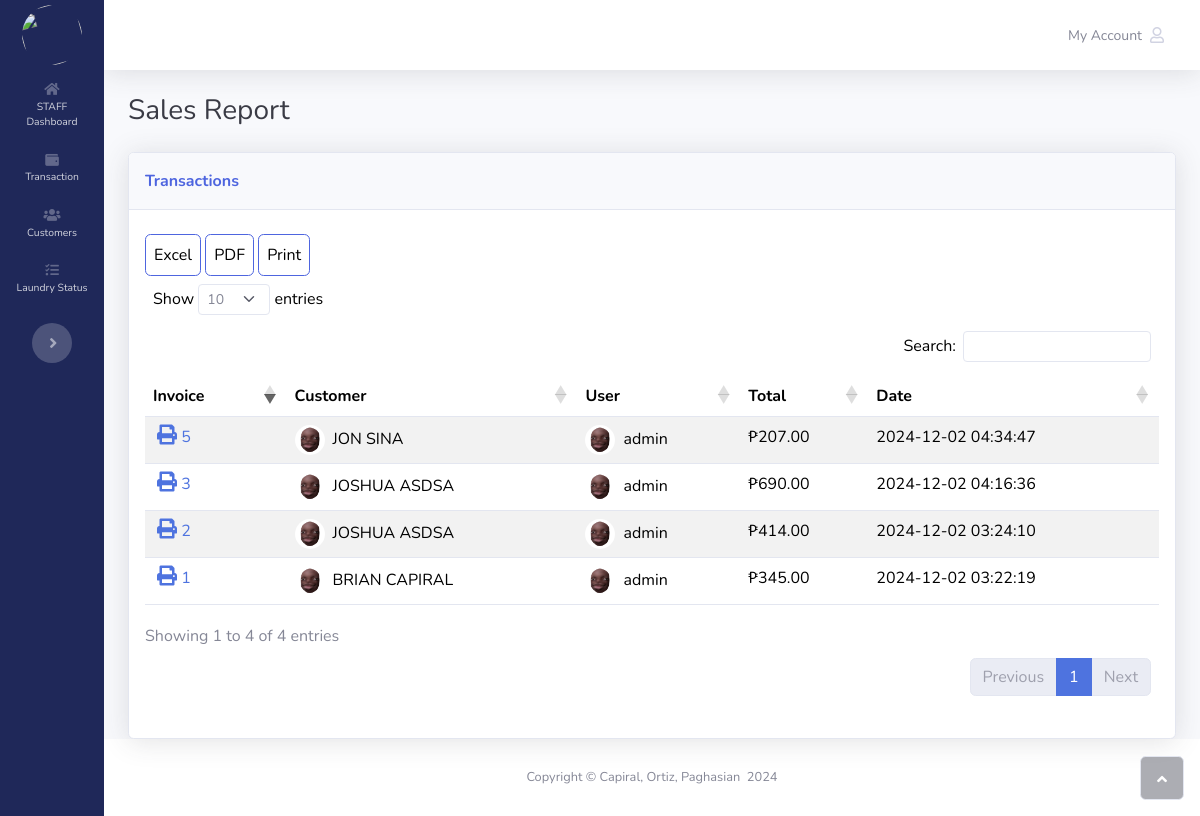
The page /sales.php (signed in) on the database its author committed.
### tables this page shows
CREATE TABLE `transactions` (
  `id` int(11) NOT NULL,
  `user_id` int(11) DEFAULT NULL,
  `customer_id` int(11) DEFAULT NULL,
  `total` decimal(10,2) DEFAULT NULL,
  `amount` decimal(10,2) DEFAULT NULL,
  `status` varchar(255) DEFAULT NULL,
  `created_at` datetime DEFAULT current_timestamp()
);

CREATE TABLE `customers` (
  `id` int(11) NOT NULL,
  `fullname` varchar(255) DEFAULT NULL,
  `address` varchar(255) DEFAULT NULL,
  `contact` varchar(255) DEFAULT NULL,
  `created_at` datetime DEFAULT current_timestamp()
);

CREATE TABLE `users` (
  `id` int(11) NOT NULL,
  `username` varchar(255) DEFAULT NULL,
  `password` varchar(255) DEFAULT NULL,
  `level` varchar(255) DEFAULT NULL,
  `created_at` datetime DEFAULT current_timestamp()
);

### functions/views/sales.php (the view)
<?php
include_once 'functions/connection.php';
                $sql = 'SELECT t.id, t.total, t.created_at, u.username, c.fullname
                        FROM transactions AS t
                        JOIN customers AS c ON t.customer_id = c.id
                        JOIN users AS u ON t.user_id = u.id
                        WHERE t.status = "completed";';
$stmt = $db->prepare($sql);
$stmt->execute();
$results = $stmt->fetchAll();
foreach ($results as $row) {
    echo '<tr>';
    ?>
    <td><a class="mx-1 text-decoration-none" target="_blank" href="receipt.php?id=<?php echo $row['id'] ?>&type=view"><i class="fas fa-print" style="font-size: 20px;"></i> <?= $row['id'] ?></a></td>
    <?php
    echo '<td><img class="rounded-circle me-2" width="30" height="30" src="assets/img/profile.png">' . $row['fullname'] . '</td>';
    echo '<td><img class="rounded-circle me-2" width="30" height="30" src="assets/img/profile.png">' . $row['username'] . '</td>';
    echo '<td>₱' . number_format($row['total'], 2) . '</td>';
    echo '<td>' . $row['created_at'] . '</td>';
    echo '</tr>';
}

### assets/css/bs-theme-overrides.css (style rules this page uses)
:root, [data-bs-theme=light] { --bs-primary: #4e65df; --bs-primary-rgb: 78,101,223; --bs-primary-text-emphasis: #1F2859; --bs-primary-bg-subtle: #DCE0F9; --bs-primary-border-subtle: #B8C1F2; }

### rows shown on the page
transactions: id "1", customer.fullname "BRIAN CAPIRAL", user.username "admin", total "345.00", created_at "2024-12-02 03:22:19"
transactions: id "2", customer.fullname "JOSHUA ASDSA", user.username "admin", total "414.00", created_at "2024-12-02 03:24:10"
transactions: id "3", customer.fullname "JOSHUA ASDSA", user.username "admin", total "690.00", created_at "2024-12-02 04:16:36"
transactions: id "5", customer.fullname "JON SINA", user.username "admin", total "207.00", created_at "2024-12-02 04:34:47"
